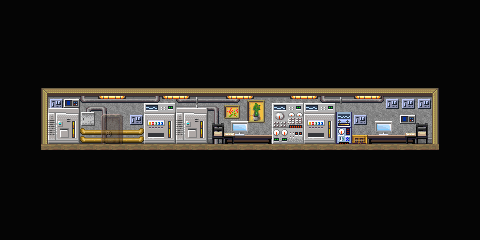

Below is a game level as drawn by its tile map, then a one-line description and the .tmx that defines it (tile-layer data replaced by summaries):
An orthogonal 30x15 tile map with 16x16 px tiles, 6 tile layers (Background, Background Above, Background Abover, Same Level, ...) and 13 objects (5x Light, 4x Event, 3x Target, Character).

<map version="1.4" tiledversion="1.4.2" orientation="orthogonal" renderorder="right-down" width="30" height="15" tilewidth="16" tileheight="16" infinite="0" nextlayerid="8" nextobjectid="19">
 <tileset firstgid="1" source="Tilesets/Debug2d.tsx" />
 <layer id="1" name="Background" width="30" height="15">
  <properties>
   <property name="CheckPassability" type="bool" value="true" />
   <property name="z" value="1" />
  </properties>
  <data>[450 cells, 450 non-empty, 12 distinct tile ids]</data>
 </layer>
 <layer id="2" name="Background Above" width="30" height="15">
  <properties>
   <property name="z" value=".75" />
  </properties>
  <data>[450 cells, 18 non-empty, 15 distinct tile ids]</data>
 </layer>
 <layer id="3" name="Background Abover" width="30" height="15">
  <properties>
   <property name="z" value=".5" />
  </properties>
  <data>[450 cells, 26 non-empty, 21 distinct tile ids]</data>
 </layer>
 <layer id="4" name="Same Level" width="30" height="15">
  <properties>
   <property name="CheckPassability" type="bool" value="true" />
  </properties>
  <data>[450 cells, 48 non-empty, 32 distinct tile ids]</data>
 </layer>
 <layer id="5" name="AAAAAAAAA" width="30" height="15">
  <data>[450 cells, 10 non-empty, 2 distinct tile ids]</data>
 </layer>
 <objectgroup id="6" name="Object Layer 1">
  <object id="4" name="HallLight" type="Light" x="96" y="96" width="32">
   <properties>
    <property name="lighting" value="hallway" />
   </properties>
  </object>
  <object id="5" name="HallLight" type="Light" x="160" y="96" width="32">
   <properties>
    <property name="lighting" value="hallway" />
   </properties>
  </object>
  <object id="6" name="HallLight" type="Light" x="224" y="96" width="32">
   <properties>
    <property name="lighting" value="hallway" />
   </properties>
  </object>
  <object id="7" name="HallLight" type="Light" x="288" y="96" width="32">
   <properties>
    <property name="lighting" value="hallway" />
   </properties>
  </object>
  <object id="8" name="HallLight" type="Light" x="352" y="96" width="32">
   <properties>
    <property name="lighting" value="hallway" />
   </properties>
  </object>
  <object id="9" name="ArrowDown" type="Event" x="96" y="160" width="16" height="16">
   <properties>
    <property name="appearance" value="arrow" />
    <property name="face" value="SOUTH" />
    <property name="proximity" type="float" value="2" />
   </properties>
  </object>
  <object id="10" name="ArrowDown" type="Event" x="112" y="160" width="16" height="16">
   <properties>
    <property name="appearance" value="arrow" />
    <property name="face" value="SOUTH" />
    <property name="proximity" type="float" value="2" />
   </properties>
  </object>
  <object id="11" name="door" type="Target" x="96" y="128" width="16" height="16" />
  <object id="12" name="tele" type="Event" x="96" y="144" width="32" height="16">
   <properties>
    <property name="onCollide" value="play('door'); targetTele('ScifiBitch', 'radio')" />
    <property name="passable" value="IMPASSABLE" />
   </properties>
  </object>
  <object id="15" name="chaser_spawn" type="Target" x="352" y="128" width="16" height="16" />
  <object id="16" name="trigger" type="Event" x="224" y="112" width="32" height="16">
   <properties>
    <property name="hide" value="return getSwitch('night1_chaser') or not getSwitch('night1_bridge')" />
    <property name="onInteract" value="play('night1_chaser')" />
    <property name="passable" value="IMPASSABLE" />
   </properties>
  </object>
  <object id="17" name="restart" type="Target" x="112" y="128" width="16" height="16" />
  <object id="18" name="ari" type="Character" x="176" y="128" width="16" height="16">
   <properties>
    <property name="appearance" value="ari" />
    <property name="face" value="EAST" />
    <property name="hide" value="return getSwitch('night2_ari') or not getSwitch('begin_night_2')" />
    <property name="onInteract" value="play('night2_ari')" />
   </properties>
  </object>
 </objectgroup>
 <layer id="7" name="Foreground" width="30" height="15" opacity="0.5">
  <data>[450 cells, 4 non-empty, 4 distinct tile ids]</data>
 </layer>
</map>
